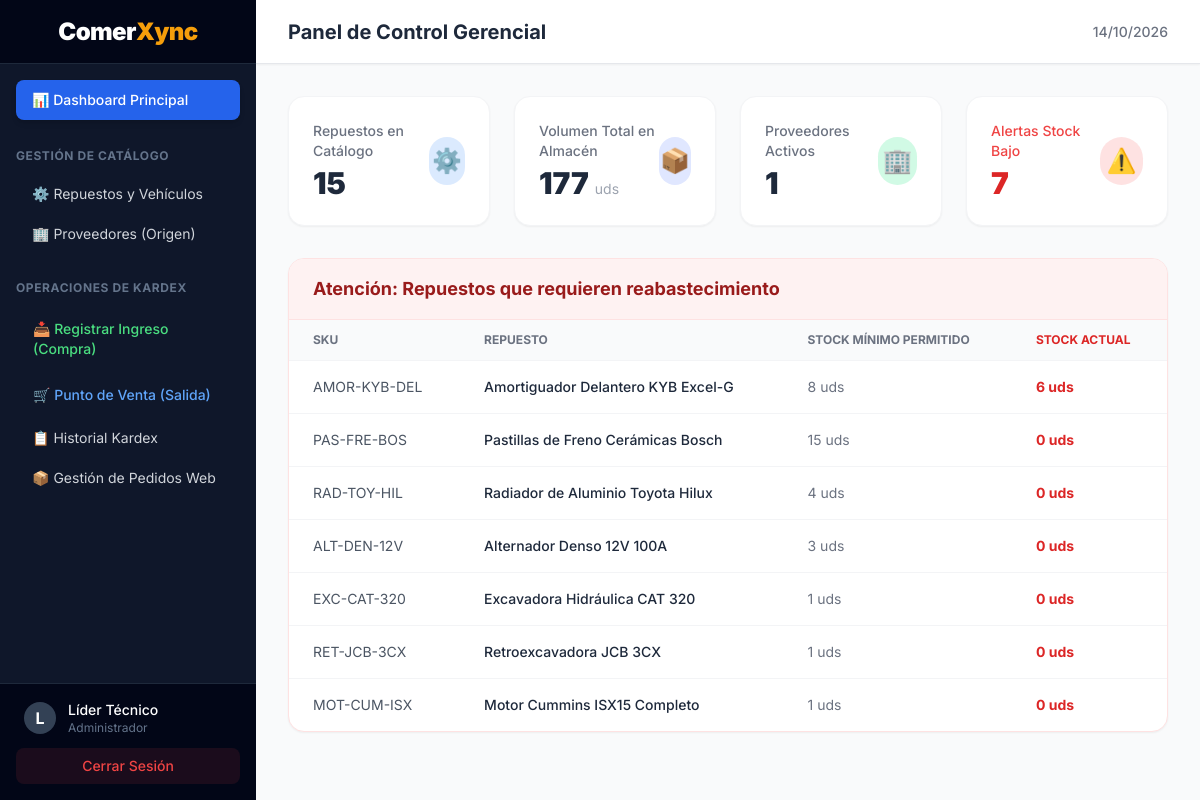
The app's page /views/dashboard.php (signed in) with its own data.
### tables this page shows
CREATE TABLE `articulos` (
  `id_articulo` int(11) NOT NULL,
  `sku_vin` varchar(50) NOT NULL,
  `nombre` varchar(150) NOT NULL,
  `categoria` enum('Repuesto','Maquinaria','Vehiculo','Accesorio') NOT NULL,
  `imagen_url` varchar(500) DEFAULT NULL,
  `id_proveedor` int(11) DEFAULT NULL,
  `precio_compra` decimal(10,2) NOT NULL,
  `precio_venta` decimal(10,2) NOT NULL,
  `stock_minimo` int(11) DEFAULT 5
);

### views/dashboard.php (the view, shortened to what this page needs)
<?php
try {
    $database = new Conexion();
    $db = $database->getConnection();
    $stmt = $db->query("SELECT COUNT(*) as total FROM articulos");
    $total_articulos = $stmt->fetch(PDO::FETCH_ASSOC)['total'];
    $stmt = $db->query("SELECT COUNT(*) as total FROM proveedores");
    $total_proveedores = $stmt->fetch(PDO::FETCH_ASSOC)['total'];
    $query_stock = "SELECT a.nombre, a.sku_vin, a.stock_minimo,
              COALESCE((SELECT saldo_actual FROM kardex k WHERE k.id_articulo = a.id_articulo ORDER BY id_movimiento DESC LIMIT 1), 0) as stock_actual
              FROM articulos a
              HAVING stock_actual <= a.stock_minimo";
    $stmt_stock = $db->query($query_stock);
    $alertas_stock = $stmt_stock->fetchAll(PDO::FETCH_ASSOC);
    $total_alertas = count($alertas_stock);
    $query_suma = "SELECT SUM(stock_actual) as suma_total FROM (SELECT COALESCE((SELECT saldo_actual FROM kardex k WHERE k.id_articulo = a.id_articulo ORDER BY id_movimiento DESC LIMIT 1), 0) as stock_actual FROM articulos a) as inventario";
    $stmt_suma = $db->query($query_suma);
    $stock_total = $stmt_suma->fetch(PDO::FETCH_ASSOC)['suma_total'] ?? 0;
} catch(PDOException $e) {
    die("Error cargando el Dashboard: " . $e->getMessage());
}
?>
<!DOCTYPE html>
<html lang="es">
<head>
    <script src="https://cdn.tailwindcss.com"></script>
</head>
<body class="bg-gray-100 flex h-screen overflow-hidden">
    <?php include 'includes/sidebar.php'; ?>
    <main class="flex-1 flex flex-col overflow-hidden bg-gray-50">
        <header class="h-16 bg-white shadow-sm flex items-center justify-between px-8 shrink-0 border-b border-gray-200">
            <h1 class="text-xl font-bold text-slate-800">Panel de Control Gerencial</h1>
            <div class="text-sm text-gray-500 font-medium"><?php echo date('d/m/Y'); ?></div>
        </header>
        <div class="p-8 flex-1 overflow-auto">
            <div class="grid grid-cols-1 md:grid-cols-2 lg:grid-cols-4 gap-6 mb-8">
                <div class="bg-white rounded-2xl p-6 shadow-sm border border-gray-100 flex items-center justify-between">
                    <div>
                        <p class="text-sm font-medium text-gray-500">Repuestos en Catálogo</p>
                        <p class="text-3xl font-black text-slate-800 mt-1"><?php echo $total_articulos; ?></p>
                    </div>
                    <div class="w-12 h-12 bg-blue-100 rounded-full flex items-center justify-center text-blue-600 text-2xl">⚙️</div>
                </div>
                <div class="bg-white rounded-2xl p-6 shadow-sm border border-gray-100 flex items-center justify-between">
                    <div>
                        <p class="text-sm font-medium text-gray-500">Volumen Total en Almacén</p>
                        <p class="text-3xl font-black text-slate-800 mt-1"><?php echo $stock_total; ?> <span class="text-sm font-normal text-gray-400">uds</span></p>
                    </div>
                    <div class="w-12 h-12 bg-indigo-100 rounded-full flex items-center justify-center text-indigo-600 text-2xl">📦</div>
                </div>
                <div class="bg-white rounded-2xl p-6 shadow-sm border border-gray-100 flex items-center justify-between">
                    <div>
                        <p class="text-sm font-medium text-gray-500">Proveedores Activos</p>
                        <p class="text-3xl font-black text-slate-800 mt-1"><?php echo $total_proveedores; ?></p>
                    </div>
                    <div class="w-12 h-12 bg-emerald-100 rounded-full flex items-center justify-center text-emerald-600 text-2xl">🏢</div>
                </div>
                <div class="bg-white rounded-2xl p-6 shadow-sm border border-gray-100 flex items-center justify-between">
                    <div>
                        <p class="text-sm font-medium text-red-500">Alertas Stock Bajo</p>
                        <p class="text-3xl font-black text-red-600 mt-1"><?php echo $total_alertas; ?></p>
                    </div>
                    <div class="w-12 h-12 bg-red-100 rounded-full flex items-center justify-center text-red-600 text-2xl">⚠️</div>
                </div>
            </div>
            <?php if($total_alertas > 0): ?>
            <div class="bg-white rounded-2xl shadow-sm border border-red-100 overflow-hidden">
                <div class="bg-red-50 px-6 py-4 border-b border-red-100">
                    <h3 class="text-lg font-bold text-red-800">Atención: Repuestos que requieren reabastecimiento</h3>
                </div>
                <table class="w-full text-left">
                    <thead class="bg-gray-50 border-b border-gray-100">
                        <tr>
                            <th class="px-6 py-3 text-xs font-bold text-gray-500 uppercase">SKU</th>
                            <th class="px-6 py-3 text-xs font-bold text-gray-500 uppercase">Repuesto</th>
                            <th class="px-6 py-3 text-xs font-bold text-gray-500 uppercase">Stock Mínimo Permitido</th>
                            <th class="px-6 py-3 text-xs font-bold text-red-600 uppercase">Stock Actual</th>
                        </tr>
                    </thead>
                    <tbody class="divide-y divide-gray-100">
                        <?php foreach($alertas_stock as $alerta): ?>
                        <tr class="hover:bg-red-50/50 transition-colors">
                            <td class="px-6 py-4 text-sm text-gray-600"><?php echo htmlspecialchars($alerta['sku_vin']); ?></td>
                            <td class="px-6 py-4 text-sm font-medium text-slate-800"><?php echo htmlspecialchars($alerta['nombre']); ?></td>
                            <td class="px-6 py-4 text-sm text-gray-500"><?php echo $alerta['stock_minimo']; ?> uds</td>
                            <td class="px-6 py-4 text-sm font-bold text-red-600"><?php echo $alerta['stock_actual']; ?> uds</td>
                        </tr>
                        <?php endforeach; ?>
                    </tbody>
                </table>
            </div>
            <?php endif; ?>
        </div>
    </main>
</body>
</html>

### views/includes/sidebar.php
<?php
$page = basename($_SERVER['PHP_SELF']);
?>
<aside class="w-64 bg-slate-900 text-gray-300 flex flex-col transition-all duration-300 h-screen shrink-0">
    <div class="h-16 flex items-center justify-center border-b border-slate-800 bg-slate-950 shrink-0">
        <h2 class="text-2xl font-black text-white tracking-tight">Comer<span class="text-amber-500">Xync</span></h2>
    </div>
    <div class="flex-1 overflow-y-auto py-4">
        <nav class="px-4 space-y-1">
            <a href="dashboard.php" class="block px-4 py-2.5 rounded-lg text-sm font-medium transition-colors <?php echo ($page == 'dashboard.php') ? 'bg-blue-600 text-white shadow-md' : 'hover:bg-slate-800 hover:text-white'; ?>">📊 Dashboard Principal</a>
            <div class="pt-6 pb-2 text-xs font-bold text-slate-500 uppercase tracking-wider">Gestión de Catálogo</div>
            <a href="articulos.php" class="block px-4 py-2 rounded-lg text-sm transition-colors <?php echo ($page == 'articulos.php' || $page == 'nuevo_articulo.php' || $page == 'editar_articulo.php') ? 'bg-slate-800 text-white' : 'hover:bg-slate-800 hover:text-white'; ?>">⚙️ Repuestos y Vehículos</a>
            <a href="proveedores.php" class="block px-4 py-2 rounded-lg text-sm transition-colors <?php echo ($page == 'proveedores.php' || $page == 'nuevo_proveedor.php') ? 'bg-slate-800 text-white' : 'hover:bg-slate-800 hover:text-white'; ?>">🏢 Proveedores (Origen)</a>
            <div class="pt-6 pb-2 text-xs font-bold text-slate-500 uppercase tracking-wider">Operaciones de Kardex</div>
            <a href="nuevo_ingreso.php" class="block px-4 py-2.5 rounded-lg text-sm font-medium transition-colors border border-transparent <?php echo ($page == 'nuevo_ingreso.php') ? 'bg-slate-800 text-green-400 border-slate-700' : 'text-green-400 hover:bg-slate-800 hover:text-green-300 hover:border-slate-700'; ?>">📥 Registrar Ingreso (Compra)</a>
            <a href="nueva_venta.php" class="block px-4 py-2.5 rounded-lg text-sm font-medium transition-colors border border-transparent mt-2 <?php echo ($page == 'nueva_venta.php') ? 'bg-slate-800 text-blue-400 border-slate-700' : 'text-blue-400 hover:bg-slate-800 hover:text-blue-300 hover:border-slate-700'; ?>">🛒 Punto de Venta (Salida)</a>
            <a href="kardex.php" class="block px-4 py-2 rounded-lg text-sm transition-colors mt-2 <?php echo ($page == 'kardex.php') ? 'bg-slate-800 text-white' : 'hover:bg-slate-800 hover:text-white'; ?>">📋 Historial Kardex</a>
            <a href="gestionar_pedidos.php" class="block px-4 py-2 rounded-lg text-sm transition-colors mt-2 <?php echo ($page == 'gestionar_pedidos.php') ? 'bg-slate-800 text-white' : 'hover:bg-slate-800 hover:text-white'; ?>">📦 Gestión de Pedidos Web</a>
        </nav>
    </div>
    <div class="p-4 border-t border-slate-800 bg-slate-950 shrink-0">
        <div class="flex items-center mb-3 px-2">
            <div class="w-8 h-8 rounded-full bg-slate-700 flex items-center justify-center text-white font-bold mr-3">
                <?php echo substr($_SESSION['usuario_nombre'], 0, 1); ?>
            </div>
            <div class="overflow-hidden">
                <p class="text-sm font-medium text-white truncate" title="<?php echo htmlspecialchars($_SESSION['usuario_nombre']); ?>"><?php echo htmlspecialchars($_SESSION['usuario_nombre']); ?></p>
                <p class="text-xs text-slate-500"><?php echo htmlspecialchars($_SESSION['usuario_rol']); ?></p>
            </div>
        </div>
        <a href="../controllers/logoutController.php" class="block w-full text-center px-4 py-2 bg-red-500/10 text-red-500 hover:bg-red-500 hover:text-white rounded-lg text-sm font-medium transition-colors">Cerrar Sesión</a>
    </div>
</aside>

### views/dashboard.php (style rules this page uses)
body { font-family: 'Inter', sans-serif; }

### records on screen
articulos: sku_vin "AMOR-KYB-DEL", nombre "Amortiguador Delantero KYB Excel-G", stock_minimo "8", stock_actual "6"
articulos: sku_vin "PAS-FRE-BOS", nombre "Pastillas de Freno Cerámicas Bosch", stock_minimo "15", stock_actual "0"
articulos: sku_vin "RAD-TOY-HIL", nombre "Radiador de Aluminio Toyota Hilux", stock_minimo "4", stock_actual "0"
articulos: sku_vin "ALT-DEN-12V", nombre "Alternador Denso 12V 100A", stock_minimo "3", stock_actual "0"
articulos: sku_vin "EXC-CAT-320", nombre "Excavadora Hidráulica CAT 320", stock_minimo "1", stock_actual "0"
articulos: sku_vin "RET-JCB-3CX", nombre "Retroexcavadora JCB 3CX", stock_minimo "1", stock_actual "0"
articulos: sku_vin "MOT-CUM-ISX", nombre "Motor Cummins ISX15 Completo", stock_minimo "1", stock_actual "0"

### other values on screen
substr($_SESSION['usuario_nombre'], 0, 1) "L"
$_SESSION['usuario_nombre'] "Líder Técnico"
$_SESSION['usuario_rol'] "Administrador"
$total_articulos "15"
$stock_total "177"
$total_proveedores "1"
$total_alertas "7"
